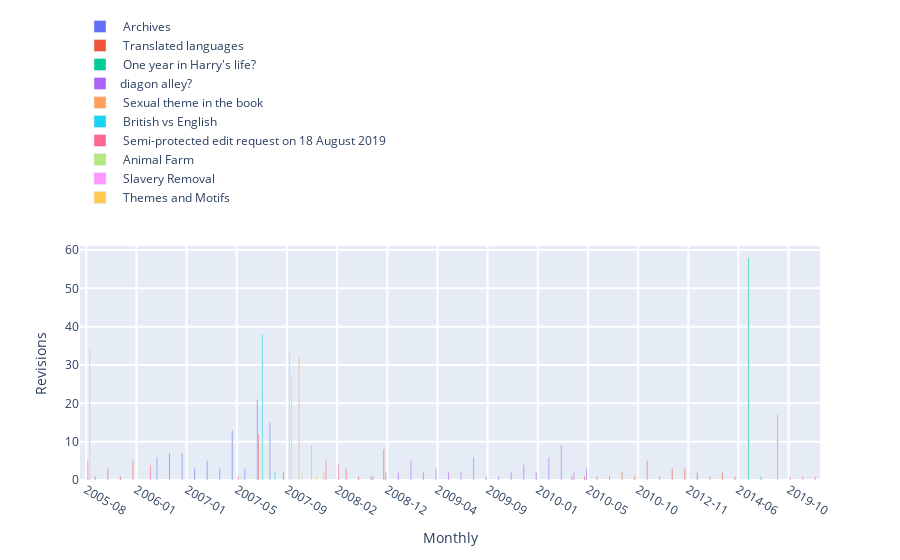

The cell this chart's notebook holds for it:
### Markdown cell above
<span style="color: #626262"> Try yourself! This is what will happen when you click 'Load Topics' button: </span>

### Code cell
### --------------------------------------------------------------------------- ###
### TRY YOURSELF! THIS IS WHAT WILL HAPPEN WHEN YOU CLICK 'Show Topics' BUTTON  ###
### --------------------------------------------------------------------------- ###

## This is the page you used ##
print('The page that is being used:', the_talk_page['title'])
print(f"Time range from {talk_content['year_month'].iloc[-1].date()} to {talk_content['year_month'].iloc[0].date()}")

## Initiate a topics listener, more details see:                                             ##
## https://github.com/gesiscss/wikiwho_demo_new/blob/master/visualization/topics_listener.py ##
topics_listener = TopicsListener(talk_content)

# Get a dataframe with topics and action_types
wikipediadv_ins = WikipediaDV(WikipediaAPI(lng=abbreviation(languageSelection.value)))
topic_df = topics_listener.extract_topics(wikipediadv_ins)
if len(topic_df) == 0:
    print("There is no topics here!")
else:
    display(qgrid.show_grid(topic_df))

    # Visualization
    begin_date = talk_content['year_month'].iloc[-1]  # date(xxxx.xx.xx)
    end_date = talk_content['year_month'].iloc[0]  # date(xxxx.xx.xx)
    granularity = 'Monthly'

    topics_listener.listen(
        begin = begin_date,
        end = end_date,
        granularity = granularity)

### Figure 1 — Plotly figure (JSON) as saved in the notebook; plotly's stock layout.template omitted (floating-point values rounded to 4 significant figures)
{"data": [{"name": " Archives ", "type": "bar", "x": ["2006-11", "2006-12", "2007-01", "2007-02", "2007-03", "2007-04", "2007-05", "2007-06", "2007-07", "2007-08"], "y": [6, 7, 7, 3, 5, 3, 13, 3, 21, 15]}, {"name": " Translated languages ", "type": "bar", "x": ["2005-10", "2005-11", "2005-12", "2006-01", "2007-07", "2007-09", "2008-04", "2008-05", "2008-11", "2008-12", "2010-04", "2010-05", "2010-06", "2010-07", "2010-09", "2010-10", "2010-11", "2010-12", "2012-09", "2012-11", "2012-12", "2013-01", "2013-03", "2014-06"], "y": [1, 3, 1, 5, 12, 2, 3, 1, 1, 8, 1, 1, 1, 1, 2, 1, 5, 1, 3, 3, 2, 1, 2, 1]}, {"name": " One year in Harry's life? ", "type": "bar", "x": ["2015-06", "2015-07"], "y": [58, 1]}, {"name": "diagon alley?", "type": "bar", "x": ["2008-11", "2008-12", "2009-01", "2009-02", "2009-03", "2009-04", "2009-05", "2009-06", "2009-07", "2009-09", "2009-10", "2009-11", "2009-12", "2010-01", "2010-02", "2010-03", "2010-04", "2010-05"], "y": [1, 2, 2, 5, 2, 3, 2, 2, 6, 1, 1, 2, 4, 2, 6, 9, 2, 3]}, {"name": " Sexual theme in the book ", "type": "bar", "x": ["2007-11", "2007-12", "2008-01"], "y": [32, 9, 2]}, {"name": " British vs English ", "type": "bar", "x": ["2007-07", "2007-08"], "y": [38, 2]}, {"name": " Semi-protected edit request on 18 August 2019 ", "type": "bar", "x": ["2005-08", "2006-07", "2007-05", "2008-01", "2008-02", "2019-08", "2019-10", "2019-12", "2020-02"], "y": [5, 4, 1, 5, 4, 17, 1, 1, 1]}, {"name": " Animal Farm ", "type": "bar", "x": ["2007-09", "2007-11"], "y": [34, 2]}, {"name": " Slavery Removal ", "type": "bar", "x": ["2005-08"], "y": [34]}, {"name": " Themes and Motifs ", "type": "bar", "x": ["2007-05", "2007-09", "2007-12"], "y": [1, 27, 1]}], "layout": {"barmode": "group", "hovermode": "closest", "legend": {"x": 0, "y": 2}, "showlegend": true, "xaxis": {"categoryorder": "category ascending", "gridwidth": 2, "nticks": 15, "tickangle": 30, "ticklen": 5, "tickmode": "auto", "title": {"text": "Monthly"}, "type": "category", "zeroline": true}, "yaxis": {"gridwidth": 2, "ticklen": 5, "title": {"text": "Revisions"}}}}
